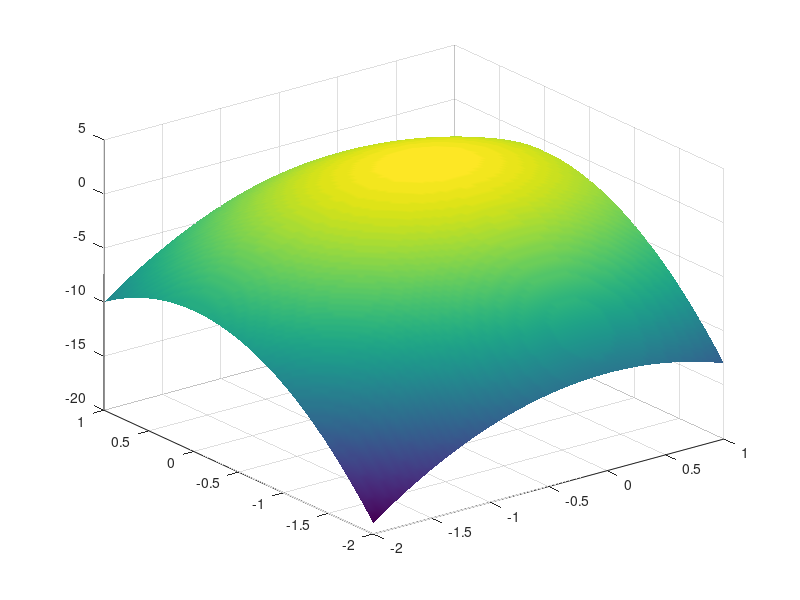

The MATLAB source for this figure: (Note: this script raises an error after producing the figure.)
%% 1 UZDUOTIS
%% a) f(x,y) = 1 - 2x^2 - 3y^2

x = linspace(-2, 1, 100);
y = linspace(-2, 1, 100);

[X, Y] = meshgrid(x, y);

Z = 1 - 2*X.^2 - 3*Y.^2;

figure;

surf(X, Y, Z);

shading interp;
colormap(parula);

view(78, 78);

title('f(x,y) = 1 - 2x^2 - 3y^2');

xlabel('x');
ylabel('y');
zlabel('f(x,y)');

grid on;


%% b) f(x,y) = sin(x^2 + y^2)

x = (2*rand(1,200)-1).*sqrt(pi/2);
y = (2*rand(1,200)-1).*sqrt(pi/2);

[X, Y] = meshgrid(x, y);

Z = sin(X.^2 + Y.^2);

figure;

surf(X, Y, Z);

shading interp;
colormap(jet);

view(45, 45);

title('f(x,y) = sin(x^2 + y^2)');

xlabel('x');
ylabel('y');
zlabel('f(x,y)');

grid on;

%% Papildoma

x = -2:0.05:2;
y = -2:0.05:2;

[X, Y] = meshgrid(x, y);

Z = 1 - (X.^2 + Y.^2);


%% a) Pavirsiaus grafikas su apsvietimu

figure;

surf(X, Y, Z);

shading interp;
camlight;

title('Pavirsiaus grafikas su apsvietimu');

xlabel('x');
ylabel('y');
zlabel('z');

grid on;


%% b) Pavirsiaus grafikas su konturu pagrindo plokstumoje

figure;

surfc(X, Y, Z);

title('Pavirsiaus grafikas su konturu');

xlabel('x');
ylabel('y');
zlabel('z');

grid on;


%% c) Paprastas pavirsiaus grafikas

figure;

surf(X, Y, Z);

title('Paprastas pavirsiaus grafikas');

xlabel('x');
ylabel('y');
zlabel('z');

grid on;
